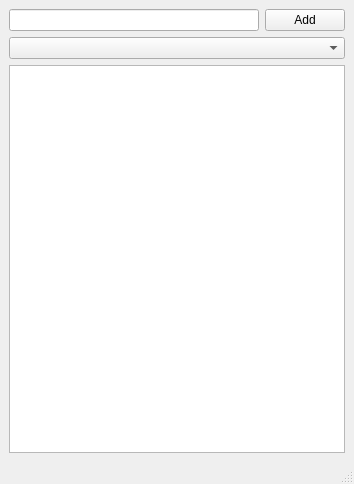
<?xml version="1.0" encoding="UTF-8"?>
<ui version="4.0">
 <class>MainWindow</class>
 <widget class="QMainWindow" name="MainWindow">
  <property name="geometry">
   <rect>
    <x>0</x>
    <y>0</y>
    <width>354</width>
    <height>484</height>
   </rect>
  </property>
  <property name="windowTitle">
   <string>MainWindow</string>
  </property>
  <widget class="QWidget" name="centralwidget">
   <layout class="QVBoxLayout" name="verticalLayout">
    <item>
     <layout class="QHBoxLayout" name="horizontalLayout">
      <item>
       <widget class="QLineEdit" name="itemLineEdit"/>
      </item>
      <item>
       <widget class="QPushButton" name="addButton">
        <property name="text">
         <string>Add</string>
        </property>
       </widget>
      </item>
     </layout>
    </item>
    <item>
     <widget class="QComboBox" name="comboBox"/>
    </item>
    <item>
     <widget class="QListView" name="listView"/>
    </item>
   </layout>
  </widget>
  <widget class="QMenuBar" name="menubar">
   <property name="geometry">
    <rect>
     <x>0</x>
     <y>0</y>
     <width>354</width>
     <height>21</height>
    </rect>
   </property>
  </widget>
  <widget class="QStatusBar" name="statusbar"/>
 </widget>
 <resources/>
 <connections/>
</ui>
